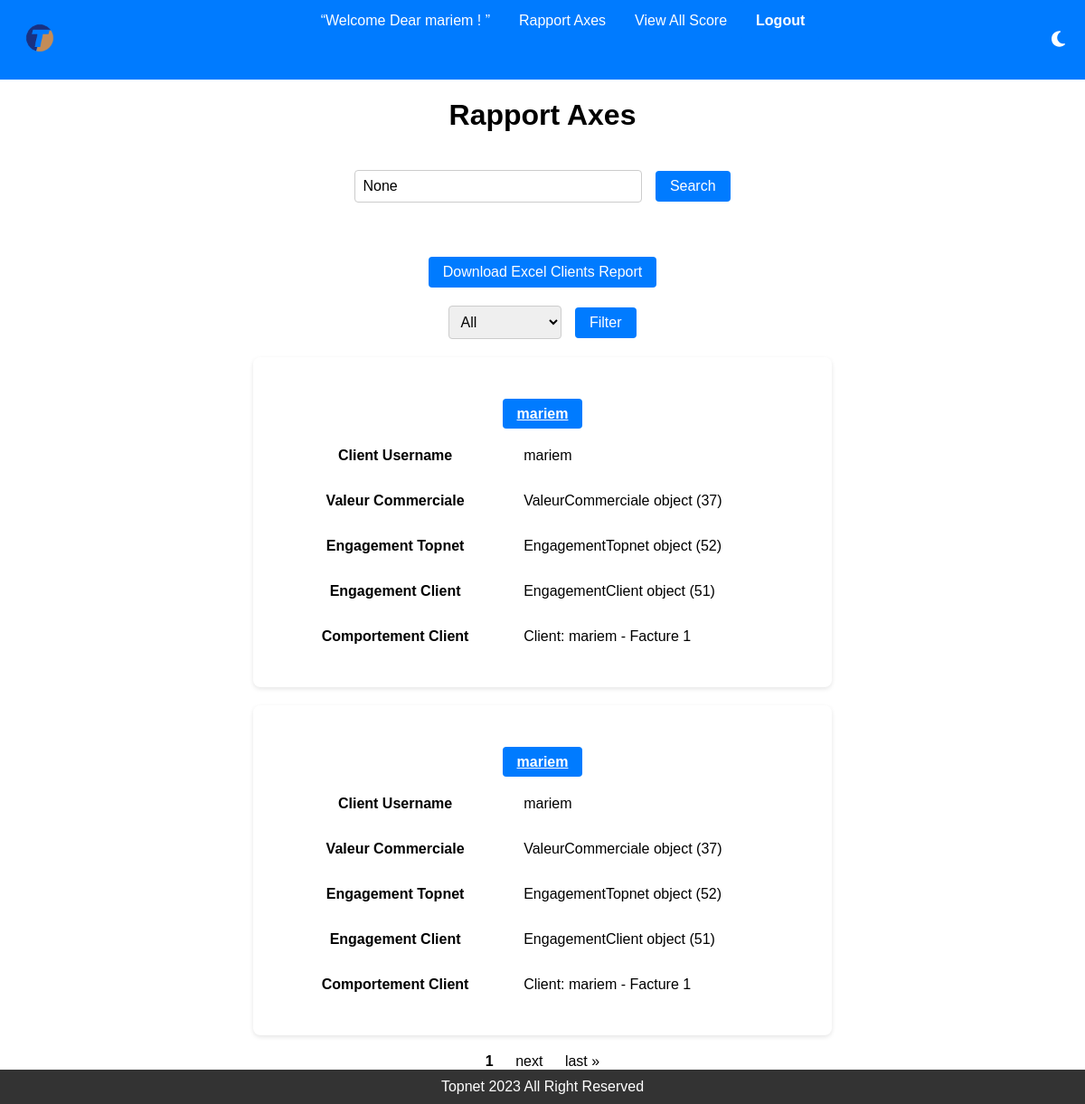
The page /user/view_axes/ (signed in) on the database as committed earlier.
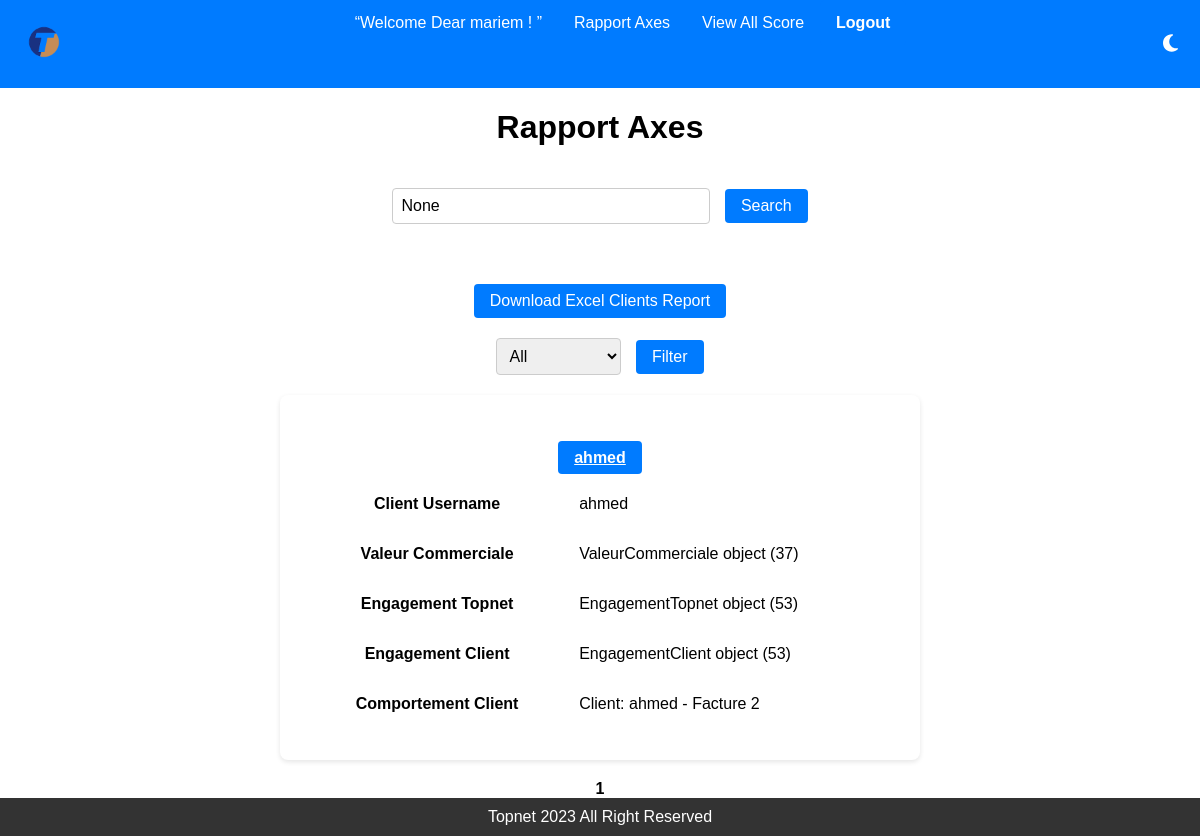
The same page on the database as committed later.
### client/models.py (models this page shows, shortened)
class Client(AbstractUser):
    phone_regex = RegexValidator(
        regex=r'^\d{8}$',
        message="Le numéro de téléphone doit être au format  71000000."
    )
    phone_number = models.CharField(validators=[phone_regex], max_length=17)
    CIN = models.CharField("CIN", max_length=250, validators=[RegexValidator(regex='^[0-9]{8}$', message="Numbers Only!")])

class Axes(models.Model):
    client = models.ForeignKey(Client, on_delete=models.CASCADE, related_name='Axes')
    valeur_commerciale = models.ForeignKey(ValeurCommerciale, on_delete=models.CASCADE, null=True, blank=True)
    engagement_topnet = models.ForeignKey(EngagementTopnet, on_delete=models.CASCADE, null=True, blank=True)
    engagement_client = models.ForeignKey(EngagementClient, on_delete=models.CASCADE, null=True, blank=True)
    comportement_client = models.ForeignKey(ComportementClient, on_delete=models.CASCADE, null=True, blank=True)

class ValeurCommerciale(models.Model):
    CATEGORIE_CHOICES = [
        (None, 'Unspecified'),
        (0, 'Standard'),
        (1, 'VIP'),
    ]
    ENGAGEMENT_CHOICES = [
        (None, 'Unspecified'),
        (0, 'Engagé'),
        (1, 'Non Engagé'),
    ]
    OFFRE_CHOICES = [
        (None, 'Unspecified'),
        (0.5, 'XDSL'),
        (1, 'HD'),
    ]
    DEBIT_CHOICES = [
        (None, 'Unspecified'),
        (Decimal('1'), '100'),
        (Decimal('0.9'), '50'),
        (Decimal('0.8'), '30'),
        (Decimal('0.7'), '20'),
        (Decimal('0.6'), '12'),
        (Decimal('0.4'), '10'),
        (Decimal('0.2'), '8'),
        (Decimal('0'), '4'),
    ]
    categorie_client = models.IntegerField(choices=CATEGORIE_CHOICES, default=None, null=True, blank=True)
    engagement_contractuel = models.IntegerField(choices=ENGAGEMENT_CHOICES, default=None, null=True, blank=True)
    offre = models.DecimalField(choices=OFFRE_CHOICES, max_digits=3, decimal_places=1, default=None, null=True, blank=True)
    debit = models.DecimalField(choices=DEBIT_CHOICES, max_digits=2, decimal_places=1, default=None, null=True, blank=True)
    client = models.ForeignKey(Client, on_delete=models.CASCADE, related_name='valeur_commerciale', null=True, blank=True, default=None)
    axes_relation = models.OneToOneField('client.Axes', on_delete=models.CASCADE, related_name='valeur_commerciale_relation', null=True, blank=True)

class EngagementTopnet(models.Model):
    client = models.ForeignKey(Client, on_delete=models.CASCADE, related_name='engagement_topnet', null=True, blank=True, default=None)
    axes_relation = models.OneToOneField('client.Axes', on_delete=models.CASCADE, related_name='engagement_topnet_relation', null=True, blank=True)
    nombre_reclamations = models.DecimalField(max_digits=3, decimal_places=1, default=0)
    delai_traitement = models.FloatField(default=0)

class EngagementClient(models.Model):
    client = models.ForeignKey(Client, on_delete=models.CASCADE, related_name='engagement_client', null=True, blank=True, default=None)
    axes_relation  = models.OneToOneField('client.Axes', on_delete=models.CASCADE, related_name='engagement_client_relation', null=True, blank=True)

class ComportementClient(models.Model):
    facture = models.ForeignKey('facture.Facture', on_delete=models.CASCADE, related_name='ComportementClient', null=True, blank=True, default=None)
    client = models.ForeignKey(Client, on_delete=models.CASCADE, related_name='comportement_client', null=True, blank=True, default=None)
    axes_relation = models.OneToOneField('client.Axes', on_delete=models.CASCADE, related_name='comportement_client_relation', null=True, blank=True)
    def __str__(self):
        if self.facture and self.facture.client:
            return f"Client: {self.facture.client.username} - Facture {self.facture.Id_facture}"
        return f"Facture {self.facture.Id_facture} - No Client"

### facture/models.py (models this page shows, shortened)
class Facture(models.Model):
    client = models.ForeignKey('client.Client', on_delete=models.CASCADE, related_name='factures', null=True, blank=True, default=None)
    contrat = models.ForeignKey('contrat.Contrat', on_delete=models.CASCADE, related_name='factures')
    Id_facture = models.AutoField(primary_key=True)
    montant_encours = models.DecimalField(max_digits=10, decimal_places=2, help_text="Montant en Dinar Tunisien")
    ESPECE = 'Espece'
    CREDIT_CARD = 'CreditCard'
    CHEQUE = 'Cheque'
    TYPE_PAIEMENT_CHOICES = [
        (ESPECE, 'Espece'),
        (CREDIT_CARD, 'Credit Card'),
        (CHEQUE, 'Cheque'),
    ]
    type_paiement = models.CharField(max_length=100, choices=TYPE_PAIEMENT_CHOICES)
    date_du_facture = models.DateField(default=timezone.now)
    date_a_payer_avant = models.DateField(validators=[validate_date_a_payer_avant])
    REJET = 'rejet'
    NON = 'non'
    STATUT_PAIEMENT_CHOICES = [
        (REJET, 'Rejet'),
        (NON, 'Non'),
    ]
    statut_paiement = models.CharField(max_length=10, choices=STATUT_PAIEMENT_CHOICES, default=NON)
    CONTENTIEUX_CHOICES = [
        (False, 1),
        (True, 0),
    ]
    contentieux = models.BooleanField(default=False, choices=CONTENTIEUX_CHOICES)

### client/views.py (the view)
# urls.py: path('view_axes/', view_axes, name='view_axes'),
@login_required
def view_axes(request):
    axes_with_clients = Axes.objects.select_related('client').filter(client__valeur_commerciale__isnull=False)
    axes_with_clients = axes_with_clients.exclude(client__is_superuser=True)
    search_query = request.GET.get('search')
    if search_query:
        axes_with_clients = axes_with_clients.filter(client__username__icontains=search_query)
    filter_option = request.GET.get('filter', 'all')
    if filter_option == 'today':
        axes_with_clients = axes_with_clients.filter(client__date_joined__date=timezone.now().date())
    elif filter_option == 'past7days':
        past_week = timezone.now() - timezone.timedelta(days=7)
        axes_with_clients = axes_with_clients.filter(client__date_joined__gte=past_week)
    elif filter_option == 'thismonth':
        axes_with_clients = axes_with_clients.filter(client__date_joined__year=timezone.now().year, client__date_joined__month=timezone.now().month)
    elif filter_option == 'thisyear':
        axes_with_clients = axes_with_clients.filter(client__date_joined__year=timezone.now().year)
    paginator = Paginator(axes_with_clients, 2)
    page_number = request.GET.get('page')
    axes = paginator.get_page(page_number)
    return render(request, 'client/view_axes.html', {'axes': axes, 'search_query': search_query, 'filter_option': filter_option})

### score_app/templates/client/view_axes.html (shortened to what this page needs)
{% extends 'base.html' %}
{% load static %}
{% block content %}
<h1>Rapport Axes</h1>
<div class="search-container">
    <form method="get" action="">
        <input type="text" name="search" value="{{ search_query }}" placeholder="Search by username">
        <button type="submit">Search</button>
    </form>
</div>
<form method="post" action="{% url 'generate_excel' %}">
    <div class="back-button-container">
    <button type="submit" class="back-button">Download Excel Clients Report </button>
    </div>
</form>
<div class="filter-container">
    <form method="get" action="">
        <select name="filter">
            <option value="all" {% if filter_option == 'all' %}selected{% endif %}>All</option>
        </select>
        <button type="submit">Filter</button>
    </form>
</div>
<div class="client-box-container">
    {% for ax in axes %}
        <div class="client-box">
            <div class="back-button-container">
            <h3><a href="{% url 'client_scores' client_id=ax.client.id %}" class="back-button">{{ ax.client.username }}</a></h3>
            </div>
            <table>
                <tr>
                    <th>Client Username</th>
                    <td>{{ ax.client.username }}</td>
                </tr>
                <tr>
                    <th>Valeur Commerciale</th>
                    <td>{{ ax.valeur_commerciale }}</td>
                </tr>
                <tr>
                    <th>Engagement Topnet</th>
                    <td>{{ ax.engagement_topnet }}</td>
                </tr>
                <tr>
                    <th>Engagement Client</th>
                    <td>{{ ax.engagement_client }}</td>
                </tr>
                <tr>
                    <th>Comportement Client</th>
                    <td>{{ ax.comportement_client }}</td>
                 </tr>
            </table>
        </div>
    {% endfor %}
</div>
<div class="pagination">
    <span class="step-links">
        <span class="current-page">{{ axes.number }}</span>
        {% if axes.has_next %}
            <a href="?page={{ axes.next_page_number }}">next</a>
            <a href="?page={{ axes.paginator.num_pages }}">last &raquo;</a>
        {% endif %}
    </span>
</div>
{% endblock %}

### score_app/templates/base.html (shortened to what this page needs)
<!DOCTYPE html>
<html>
<head>
    <link rel="stylesheet" href="https://cdnjs.cloudflare.com/ajax/libs/font-awesome/6.0.0-beta3/css/all.min.css">
</head>
{% load static %}
<body>
    <div class="navbar">
        <div class="navbar-logo">
            <a href="/user/view_all_score/">
            <img src="{% static "unnamed.png" %}" alt="Logo">
        </a>
        </div>
        <div class="toggle-links">
            {% if not user.is_authenticated %}
                <a href="/user/login/" data-link="home">Login</a>
                {% comment %} <a href="/client/register/" data-link="register">Register</a> {% endcomment %}
            {% else %}
                <q>Welcome Dear {{user.username}} ! </q>
                <a href="/user/view_axes/" data-link="view_axes">Rapport Axes</a>
                <a href="/user/view_all_score/" data-link="view_all_score">View All Score</a>
            {% endif %}
            {% if user.is_authenticated %}
            <a class="logout-button" href="{% url 'logout' %}">Logout</a>
            {% endif %}
        </div>
        <button class="theme-button" onclick="toggleTheme()">
            <i class="fas fa-moon" id="moonIcon"></i>
        </button>
    </div>
    {% block content %} {% endblock %}
    <div class="footer">
        Topnet 2023 All Right Reserved
    </div>
</body>
</html>

### score_app/templates/base.html (style rules this page uses)
body { font-family: Arial, sans-serif; margin: 0; padding: 0; display: flex; flex-direction: column; min-height: 100vh; }
h1 { text-align: center; }
form { margin-top: 20px; }
.navbar { background-color: #007bff; overflow: hidden; display: flex; justify-content: space-between; }
.navbar a { float: left; display: block; color: white; text-align: center; padding: 14px 16px; text-decoration: none; }
.navbar q { float: left; display: block; color: white; text-align: center; padding: 14px 16px; text-decoration: none; }
.navbar-logo { float: left; padding: 8px; }
.navbar-logo img { height: 40px; }
.footer { text-align: center; margin-top: auto; padding: 10px 0; background-color: #333; color: white; flex-shrink: 0; }
.logout-button { display: inline-block; padding: 10px 20px; background-color: #007bff; color: #fff; text-decoration: none; border-radius: 5px; font-weight: bold; transition: background-color 0.3s; }
.theme-button { background-color: transparent; border: none; cursor: pointer; font-size: 20px; color: white; margin-right: 16px; }
.navbar-logo a { text-decoration: none; color: inherit; }

### score_app/templates/client/view_axes.html (style rules this page uses)
.client-box-container { display: flex; flex-wrap: wrap; gap: 20px; justify-content: center; align-items: center; }
.client-box { width: calc(50% - 20px); background-color: var(--client-box-bg-color, #fff); padding: 30px; border-radius: 8px; box-shadow: 0 2px 5px rgba(0, 0, 0, 0.1); }
.client-box h3 { margin-bottom: 10px; font-size: 20px; color: var(--font-color); }
.client-box table { width: 100%; }
.client-box th, .client-box td { padding: 15px; }
.pagination { margin-top: 20px; display: flex; justify-content: center; }
.current-page { font-weight: bold; padding: 10px; }
.search-container { text-align: center; margin-bottom: 20px; }
.search-container input[type="text"] { padding: 8px; border: 1px solid #ccc; border-radius: 4px; width: 300px; font-size: 16px; }
.search-container button { background-color: #007bff; color: white; padding: 8px 16px; border: none; border-radius: 4px; cursor: pointer; font-size: 16px; margin-left: 10px; }
.filter-container { text-align: center; margin-bottom: 20px; }
.filter-container select { padding: 8px; border: 1px solid #ccc; border-radius: 4px; font-size: 16px; }
.filter-container button { background-color: #007bff; color: white; padding: 8px 16px; border: none; border-radius: 4px; cursor: pointer; font-size: 16px; margin-left: 10px; }
.back-button-container { text-align: center; margin-top: 20px; }
.back-button { background-color: #007bff; color: white; padding: 8px 16px; border: none; border-radius: 4px; cursor: pointer; font-size: 16px; }

Rows that differ between the two databases and show on the page:
removed Axes: client.username "mariem", valeur_commerciale "ValeurCommerciale object (37)", engagement_topnet "EngagementTopnet object (52)", engagement_client "EngagementClient object (51)", comportement_client "Client: mariem - Facture 1"
added Axes: client.username "ahmed", valeur_commerciale "ValeurCommerciale object (37)", engagement_topnet "EngagementTopnet object (53)", engagement_client "EngagementClient object (53)", comportement_client "Client: ahmed - Facture 2"
Other text that changed with them:
text no longer shown: "next last »"
